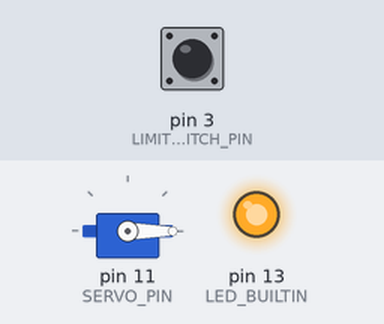
Recording of a sketch running on a simulated Arduino Uno, built with avr-gcc and run on an emulated ATmega328P. On the bench: servo, output pins drawn as LEDs (lit = HIGH). Inputs (shaded band) come from the test bench; at power-on: pin 3 (LIMIT_SWITCH_PIN) HIGH.

Above: at 1.3 s.
1.4 s: pin 3 (LIMIT_SWITCH_PIN) pulled LOW for 0.15 s
At 1.47 s:
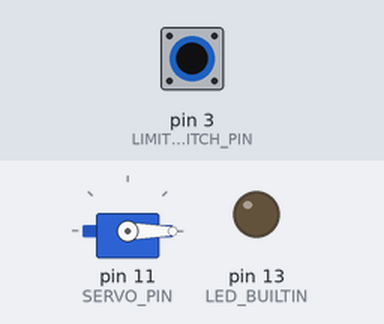
3.0 s: pin 3 (LIMIT_SWITCH_PIN) pulled LOW for 3.2 s
At 6.5 s:
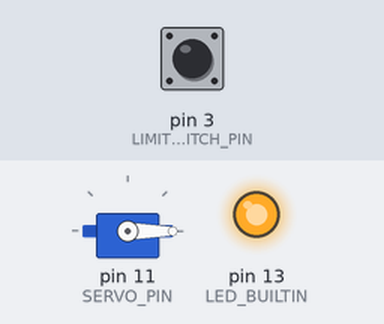
Timing chart, 0 to 8.0 s (numbered marks = the images above; inputs shaded):
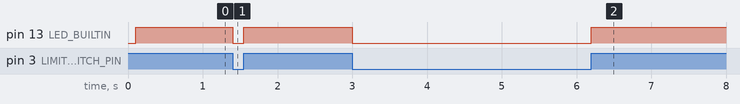

The sketch:

scara_unit_test.ino
```cpp
/*
@file: scara_unit_test.ino
@updated: 2024/11/30
@author: Kensei Suzuki & Diego Gomez
@brief: Unit tests to check functionality of individual systems of the SCARA robot.
Modify boolean definitions (0 or 1) to change which test to run.
*/


/*
 * vvvvvvvvvvvvvvvvvvvvvvvvvvvvvvvvvvvvvvvvvvvvvvvvvvvvv
 *  LIBRARIES | GLOBALS | OBJECTS | FUNCTION PROTOTYPES
 * ^^^^^^^^^^^^^^^^^^^^^^^^^^^^^^^^^^^^^^^^^^^^^^^^^^^^^
*/

#define TEST_STEPPER      0       //moves one stepper using pins 7 and 8. Rotates left and right.
#define TEST_SERVO        0
#define TEST_LIMITSWITCH  1

#include <AccelStepper.h>
#include <Servo.h>

#define NEMA17_MAX_SPEED        500.0     //steps per second
#define NEMA17_MAX_ACCEL        50.0      //steps per second^2
#define NEMA17_STEPS_PER_REV    200       //steps per one output revolution
#define SPEED_REDUCTION         5         //reduce nema speed by this factor
#define SPIN_DIRECTION          1         //1 or -1 for CW or CCW

const int DIR_PIN           = 7;        //nema stepper motors control pins
const int STEP_PIN          = 8;
const int LIMIT_SWITCH_PIN  = 3;        //limit switch
const int SERVO_PIN         = 11;       //gripper servo motor PWM pin

AccelStepper MyStepper(AccelStepper::DRIVER, STEP_PIN, DIR_PIN);
Servo MyServo;

/*
 * vvvvvvvvvvvvvvvvvvvvvvvvvvvvvvvvvvvvvvvvvvvvvvvvvvvvv
 *          SETUP - COMMS, ACTUATORS, SENSORS
 * ^^^^^^^^^^^^^^^^^^^^^^^^^^^^^^^^^^^^^^^^^^^^^^^^^^^^^
*/
void setup() {
  MyStepper.setMaxSpeed(NEMA17_MAX_SPEED);
  MyStepper.setAcceleration(NEMA17_MAX_ACCEL);
  MyStepper.setSpeed(0);
  MyStepper.runSpeed();

  pinMode(LIMIT_SWITCH_PIN, INPUT_PULLUP);
  pinMode(LED_BUILTIN, OUTPUT);
  digitalWrite(LED_BUILTIN, LOW);

  MyServo.attach(SERVO_PIN);
  MyServo.write(0);

  delay(100);
}

/*
 * vvvvvvvvvvvvvvvvvvvvvvvvvvvvvvvvvvvvvvvvvvvvvvvvvvvvv
 *                    LOOP FUNCTION
 * ^^^^^^^^^^^^^^^^^^^^^^^^^^^^^^^^^^^^^^^^^^^^^^^^^^^^^
*/
void loop() {
  #if TEST_STEPPER
    MyStepper.setSpeed(SPIN_DIRECTION * NEMA17_MAX_SPEED / SPEED_REDUCTION);
    MyStepper.runSpeed();
  #endif

  #if TEST_LIMITSWITCH
    if(digitalRead(LIMIT_SWITCH_PIN) == HIGH ){
      digitalWrite(LED_BUILTIN, HIGH);
      Serial.println("Click");
    }
    else{
      digitalWrite(LED_BUILTIN, LOW);
      Serial.println("Waiting...");
    }
  #endif

  #if TEST_SERVO
    for (int cw = 0; cw <= 180; cw += 1) {
      // goes from 0 degrees to 180 degrees
      MyServo.write(cw);
      delay(15);
      Serial.print("Clockwise: "); Serial.println(cw);
    }
    for (int ccw = 180; ccw >= 0; ccw -= 1) {
      // goes from 180 degrees to 0 degrees
      MyServo.write(ccw);
      delay(15);
      Serial.print("Counter-Clockwise"); Serial.println(ccw);
    }
  #endif
}
```

Measured:
- after the input at 1.4 s, pin 13 (LED_BUILTIN): HIGH → LOW at once, → HIGH 0.15 s later
- after the input at 3.0 s, pin 13 (LED_BUILTIN): HIGH → LOW at once, → HIGH 3.2 s later
